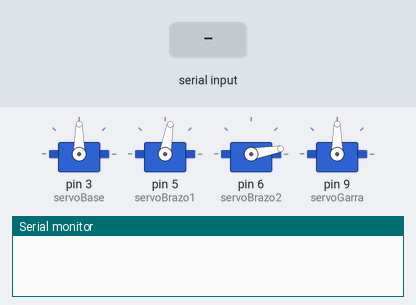
A sketch run on a simulated Arduino Uno, built with avr-gcc and run on an emulated ATmega328P. On the bench: 4 × servo, the last lines printed to the serial monitor. The test bench sets the inputs (shaded band).

Above: at 1.2 s.
1.3 s: "G1\n" received over Serial
At 2.9 s:
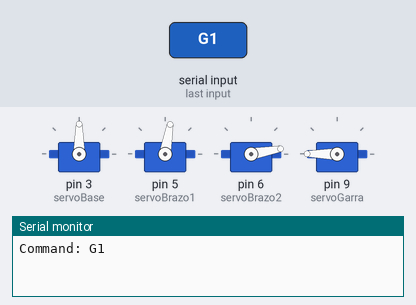
3.2 s: "R1U\n" received over Serial
At 4.0 s:
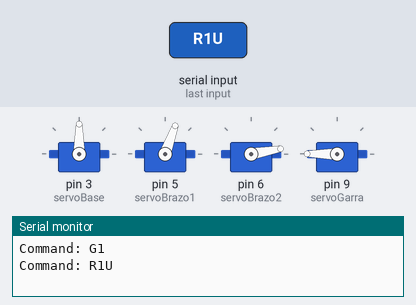
4.7 s: "R2D\n" received over Serial
At 5.2 s:
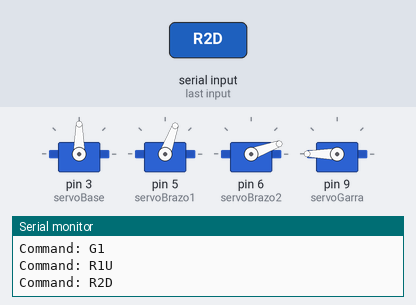
6.2 s: "D\n" received over Serial
At 7.4 s:
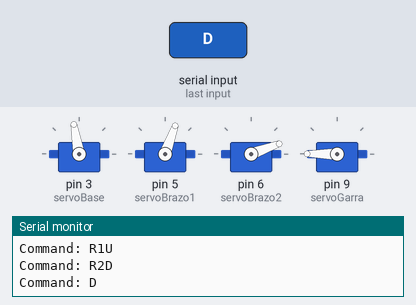
7.7 s: "G2\n" received over Serial
At 7.86 s:
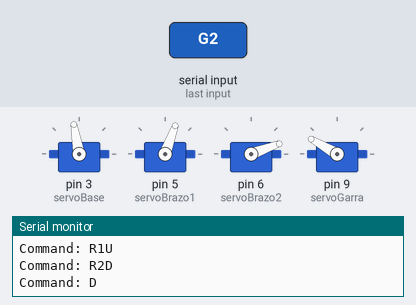
9.6 s: "I\n" received over Serial
At 10.0 s:
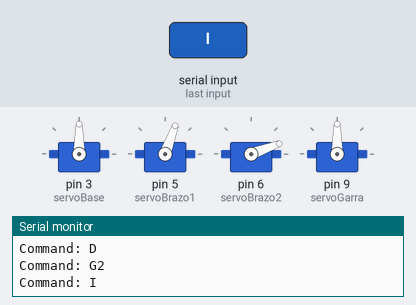
Timing chart, 0 to 12.1 s (numbered marks = the images above; inputs shaded):
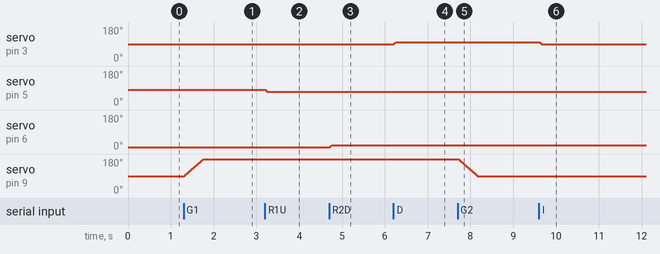

Measured:
- after the input at 1.3 s, servo on pin 9 (servoGarra): moves from 90° to 180° over 0.44 s, starting at once
- after the input at 3.2 s, servo on pin 5 (servoBrazo1): 80° → 70° at once
- after the input at 4.7 s, servo on pin 6 (servoBrazo2): 10° → 20° at once
- after the input at 6.2 s, servo on pin 3 (servoBase): 90° → 100° at once
- after the input at 7.7 s, servo on pin 9 (servoGarra): moves from 180° to 90° over 0.44 s, starting at once
- after the input at 9.6 s, servo on pin 3 (servoBase): 100° → 90° at once

The sketch:

BrazoRobotico_OpenCV.ino
```cpp
#include <Servo.h>

// Declaración de servos
Servo servoBase;      // Movimiento izquierda/derecha
Servo servoBrazo1;    // Movimiento principal del brazo
Servo servoBrazo2;    // Ajuste del brazo
Servo servoGarra;     // Apertura/cierre de la garra

// Posiciones iniciales de los servos
int posBase = 90;
int posBrazo1 = 80;
int posBrazo2 = 10;
int posGarra = 90;

// Función para mover los servos suavemente
void moverSuavemente(Servo &servo, int &posActual, int nuevaPos, int paso = 2, int delayTime = 10) {
    if (posActual < nuevaPos) {
        for (int i = posActual; i <= nuevaPos; i += paso) {
            servo.write(i);
            delay(delayTime);
        }
    } else {
        for (int i = posActual; i >= nuevaPos; i -= paso) {
            servo.write(i);
            delay(delayTime);
        }
    }
    posActual = nuevaPos; // Actualizar la posición real
}

void setup() {
    Serial.begin(9600);
    Serial.setTimeout(10);

    servoBase.attach(3);
    servoBrazo1.attach(5);
    servoBrazo2.attach(6);
    servoGarra.attach(9);

    servoBase.write(posBase);
    servoBrazo1.write(posBrazo1);
    servoBrazo2.write(posBrazo2);
    servoGarra.write(posGarra);
}

void loop() {
    if (Serial.available()) {
        String command = Serial.readStringUntil('\n');
        char action = command.charAt(0);

        switch (action) {
            case 'P':
                Serial.println("PARAR");
                return;

            case 'I':
                moverSuavemente(servoBase, posBase, constrain(posBase - 10, 0, 180));
                break;

            case 'D':
                moverSuavemente(servoBase, posBase, constrain(posBase + 10, 0, 180));
                break;

            case 'G':
                if (command == "G1") {
                    moverSuavemente(servoGarra, posGarra, 180);
                } else if (command == "G2") {
                    moverSuavemente(servoGarra, posGarra, 90);
                }
                break;

            case 'R':
                if (command == "R1U") {
                    moverSuavemente(servoBrazo1, posBrazo1, constrain(posBrazo1 - 10, 50, 180));
                }
                else if (command == "R1D") {
                    moverSuavemente(servoBrazo1, posBrazo1, constrain(posBrazo1 + 10, 50, 180));
                }
                else if (command == "R2U") {
                    moverSuavemente(servoBrazo2, posBrazo2, constrain(posBrazo2 - 10, 0, 180));
                }
                else if (command == "R2D") {
                    moverSuavemente(servoBrazo2, posBrazo2, constrain(posBrazo2 + 10, 0, 180));
                }
                break;

            default:
                Serial.println("Comando no reconocido");
                break;
        }

        Serial.print("Command: ");
        Serial.println(command);
    }
}
```
